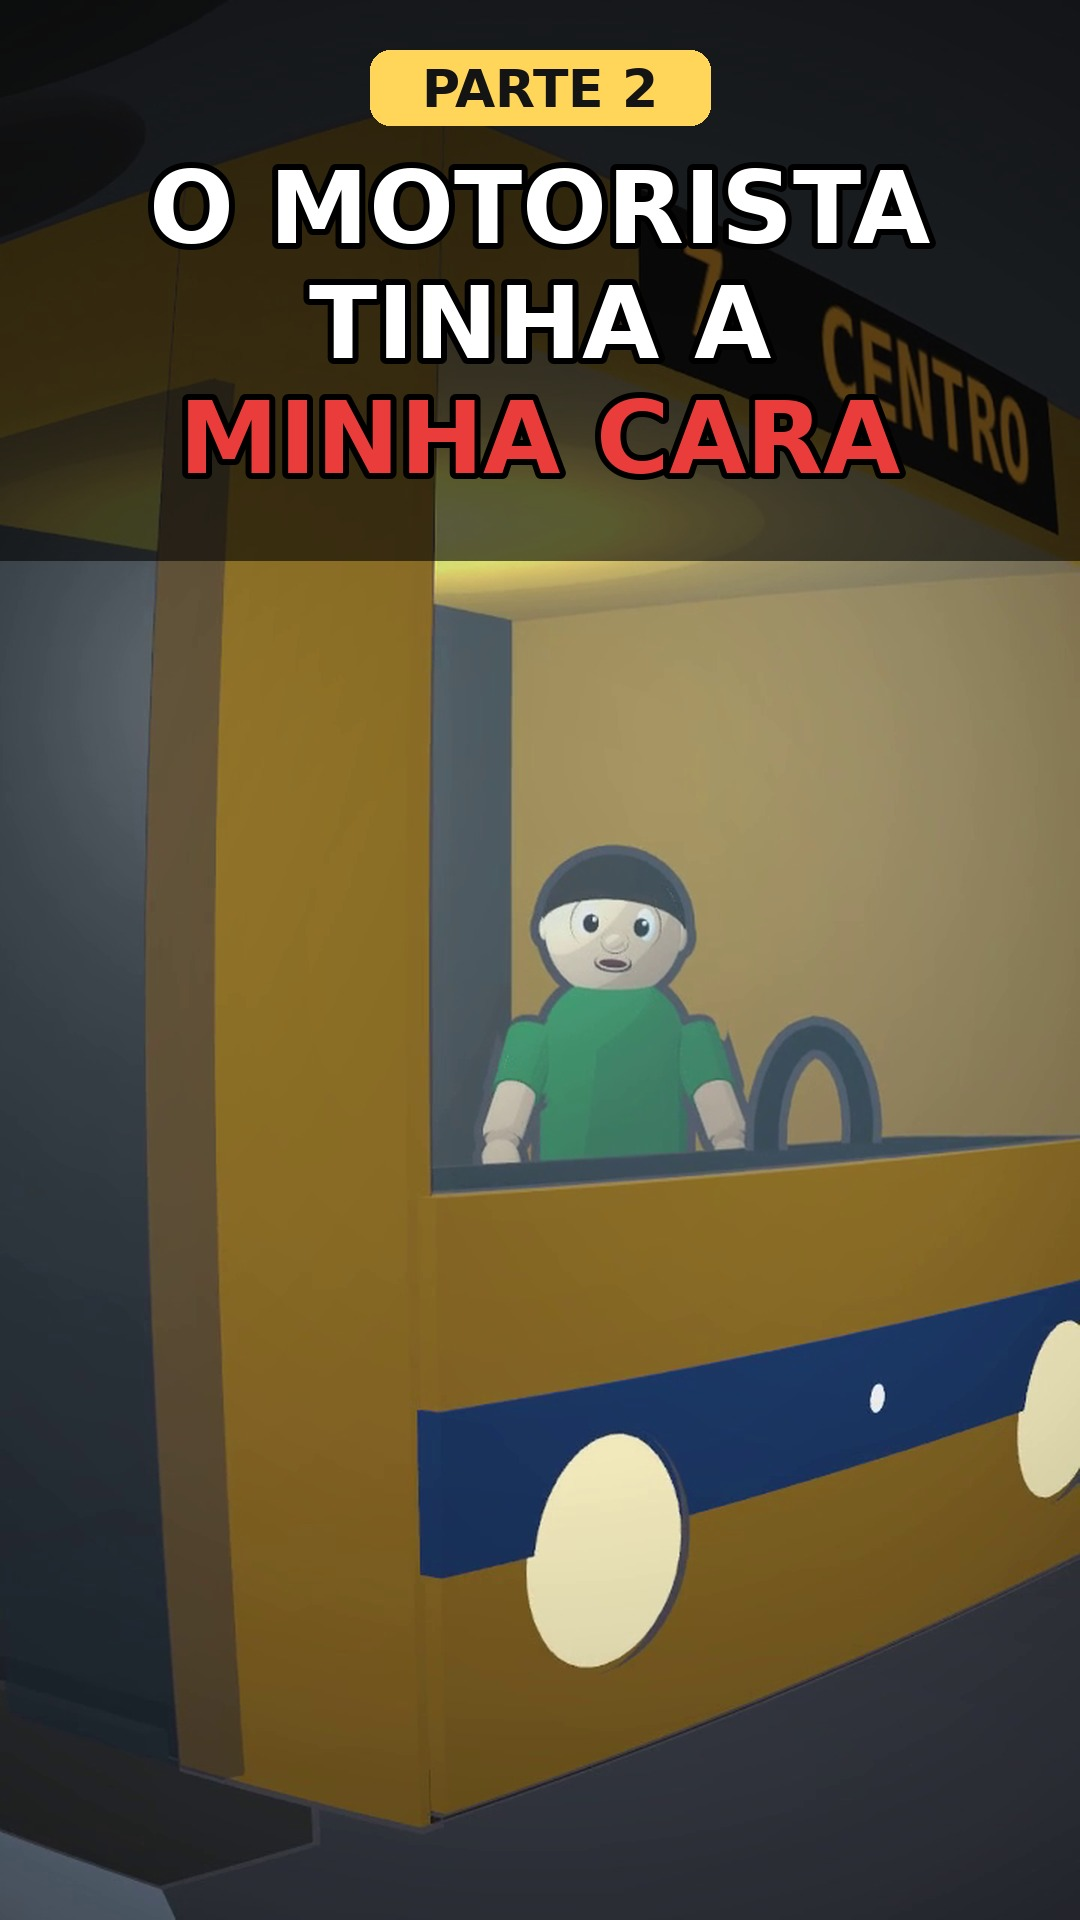

Generate this figure with Python:
# Capa do episódio 2: motorista com a tua cara + título.
import json, subprocess
from PIL import Image, ImageDraw, ImageFont
ev = json.load(open('tl_ep2.json'))['ev']
subprocess.run(['ffmpeg', '-v', 'error', '-y', '-ss', str(ev['g1']['t'] + 0.6), '-i', 'ep2.mp4', '-frames:v', '1', 'q.png'], check=True)
W, H = 1080, 1920
im = Image.open('q.png').convert('RGB').resize((W, H), Image.LANCZOS); d = ImageDraw.Draw(im, 'RGBA')
d.rectangle([0, 0, W, 560], fill=(0, 0, 0, 150))
F = lambda s: ImageFont.truetype('/usr/share/fonts/truetype/dejavu/DejaVuSans-Bold.ttf', s)
def c(t, y, s, cor): w = d.textlength(t, font=F(s)); d.text(((W - w) / 2, y), t, font=F(s), fill=cor, stroke_width=6, stroke_fill=(0, 0, 0))
c('O MOTORISTA', 150, 100, (255, 255, 255)); c('TINHA A', 265, 100, (255, 255, 255)); c('MINHA CARA', 380, 100, (235, 60, 60))
d.rounded_rectangle([370, 50, 710, 125], 20, fill=(255, 214, 90)); w = d.textlength('PARTE 2', font=F(52)); d.text(((W - w) / 2, 58), 'PARTE 2', font=F(52), fill=(20, 20, 20))
im.save('capa_ep2.jpg', quality=92)
